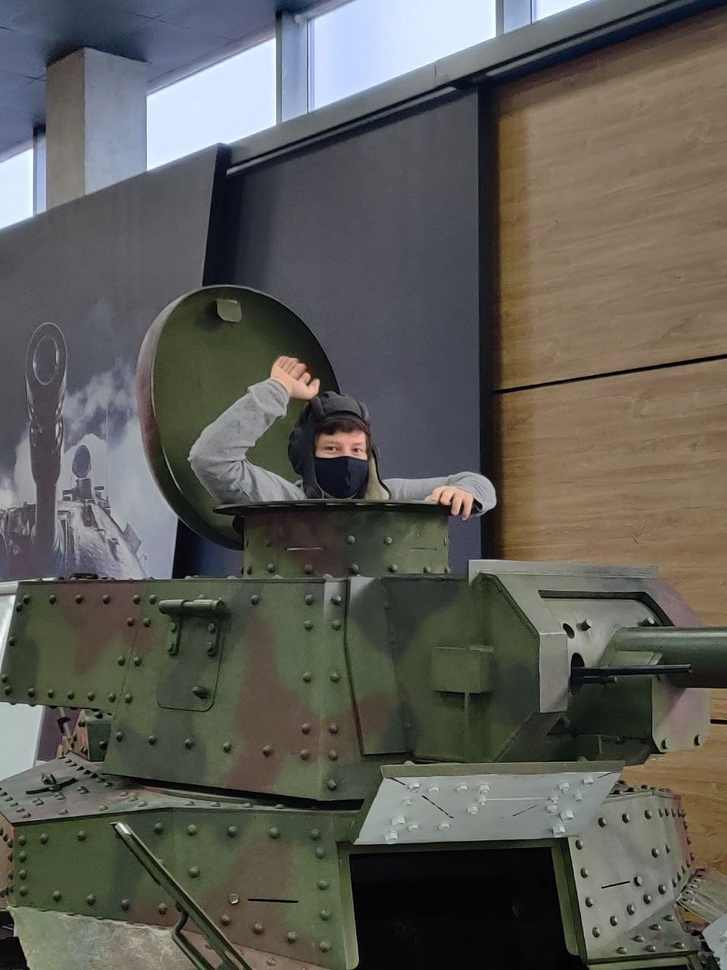
#> input picture artsiomka_v_tanke.jpg, 727 x 970 px, shrunk from 960 x 1280 before the run
$ python brightness_histogram.py
#> lines starting #> are read from the running program, lines starting #| are printed output that depends on the picture
#> in main, img is the input picture: shape (970, 727, 3); mean R, G, B 93.7, 92.3, 86.5
import matplotlib.pyplot as plt
import matplotlib.image as mpimg

def drawBrightnessHistogram(img):
    histData = [0] * 256

    if(len(img.shape) == 3):
        print('Colored image')
        for i in range(0, len(img)):
            for j in range(0, len(img[i])):
                currentIndex = round(0.212 * img[i][j][0]
                                + 0.715 * img[i][j][1]
                                + 0.072 * img[i][j][2])
                histData[currentIndex] += 1
#> after the loop, histData = 256 values, max 11291 at index 80, min 0 at index 254, mean 2754.6

    elif(len(img.shape) == 2):
        print('Greyscale image')
        for i in range(0, len(img)):
            for j in range(0, len(img[i])):
                histData[img[i][j]] += 1

    else:
        print('Wrong image format')
        return

    fig, axs = plt.subplots(2)
    axs[0].imshow(img)
    axs[0].grid(False)
    axs[0].axis(False)
    axs[0].set_title('Source image')
    axs[1].bar(range(0, len(histData)), histData)
    axs[1].set_title('Brightness histogram (formula: Y=0.212*R+0.715*G+0.072*B)')

    plt.show()
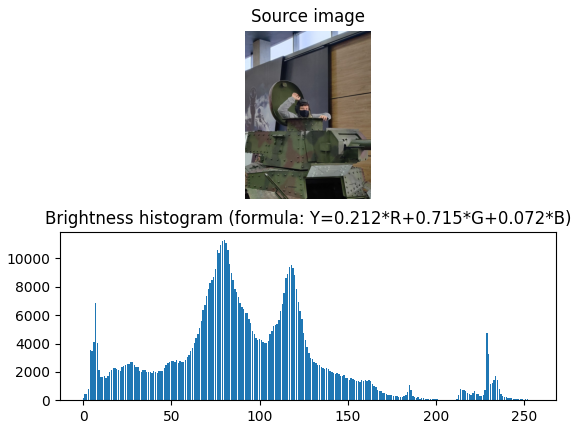
#> figure drawn by matplotlib, 2 panels; panel 2: tallest bar 11291 high, from x = 79.6 to 80.4

def main():
    img = mpimg.imread('artsiomka_v_tanke.jpg').copy()
    drawBrightnessHistogram(img)

main()
